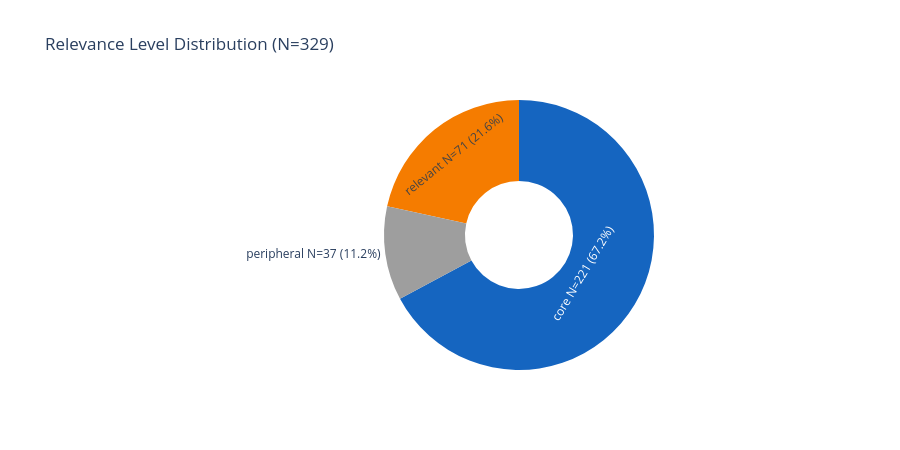

This figure's notebook cell:
### Markdown cell above
## 1 · Relevance Level

### Code cell
rl_freq = freq_table(df["relevance_level"])
print(f"Relevance Level distribution (N={N}):")
display(rl_freq)

rl_colors = [STYLE["relevance_level"].get(v, "#9E9E9E") for v in rl_freq["value"]]

fig = go.Figure(go.Pie(
    labels=[f"{v}\nN={n} ({p}%)" for v, n, p in zip(rl_freq.value, rl_freq.N, rl_freq.pct)],
    values=rl_freq["N"],
    hole=0.4,
    marker_colors=rl_colors,
    textinfo="label",
    textfont_size=12,
))
fig.update_layout(
    title=f"Relevance Level Distribution (N={N})",
    height=450,
    showlegend=False,
)
fig.show()
save_figure(fig, "02_relevance_donut")

### Figure 1 — Plotly figure (JSON) as saved in the notebook; plotly's stock layout.template omitted (floating-point values rounded to 4 significant figures)
{"data": [{"hole": 0.4, "labels": ["core\nN=221 (67.2%)", "relevant\nN=71 (21.6%)", "peripheral\nN=37 (11.2%)"], "marker": {"colors": ["#1565C0", "#F57C00", "#9E9E9E"]}, "textfont": {"size": 12}, "textinfo": "label", "type": "pie", "values": [221, 71, 37]}], "layout": {"height": 450, "showlegend": false, "title": {"text": "Relevance Level Distribution (N=329)"}}}
